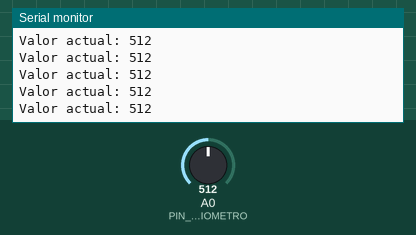
Simulated run of this sketch. Board: Arduino Uno, built with avr-gcc and run on an emulated ATmega328P. Parts: the last lines printed to the serial monitor. The test bench sets the inputs (shaded band); at power-on: A0 (PIN_POTENCIOMETRO) = 512.

Above: at 1.2 s.
1.3 s: A0 (PIN_POTENCIOMETRO) set to 716
At 1.31 s:
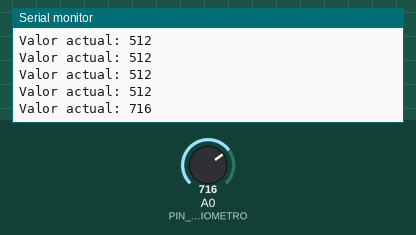
2.8 s: A0 (PIN_POTENCIOMETRO) set to 900
At 2.82 s:
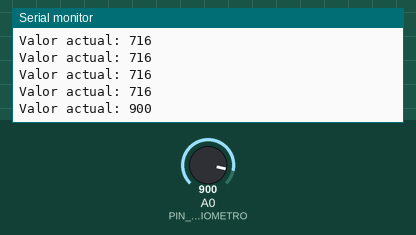
Timing chart, 0 to 5.8 s (numbered marks = the images above; inputs shaded):
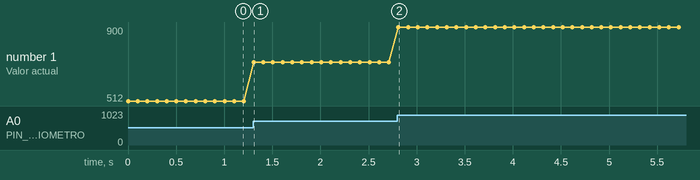

Measured:
- after the input at 1.3 s, the serial monitor: prints a new line at once (image 1)
- after the input at 2.8 s, the serial monitor: prints a new line at once (image 2)
- plotted number 1: 512 → 716 after the input at 1.3 s, 716 → 900 after the input at 2.8 s

The sketch:

L1_Lectura_Potenciometro.ino
```cpp
/*
 * INSANI ROBOTICS - FUNDAMENTOS F2
 * Lección 1: Lectura de un Potenciómetro
 * ------------------------------------------------
 * Objetivo: Leer un valor analógico y mostrarlo en el PC.
 * * CONEXIÓN:
 * - Potenciómetro Pata 1 -> 5V
 * - Potenciómetro Pata 3 -> GND
 * - Potenciómetro Pata 2 (Centro) -> Pin A0
 */

// Definimos el pin (usamos A0 para entradas analógicas)
const int PIN_POTENCIOMETRO = A0;

// Variable para guardar el número que leemos
int valorLeido = 0;

void setup() {
  // Iniciamos la comunicación Serial a 9600 bits por segundo
  Serial.begin(9600);

  // Nota: Los pines analógicos (A0-A7) se configuran automáticamente como INPUT,
  // por lo que no es estrictamente necesario usar pinMode(), pero ayuda a leer el código.
  pinMode(PIN_POTENCIOMETRO, INPUT);
}

void loop() {
  // 1. LEER: Obtenemos el valor (entre 0 y 1023)
  valorLeido = analogRead(PIN_POTENCIOMETRO);

  // 2. MOSTRAR: Enviamos el dato al computador
  Serial.print("Valor actual: "); // Imprime texto sin salto de línea
  Serial.println(valorLeido);     // Imprime el valor CON salto de línea

  // 3. ESPERAR: Una pequeña pausa para poder leer los números
  delay(100);
}
```
